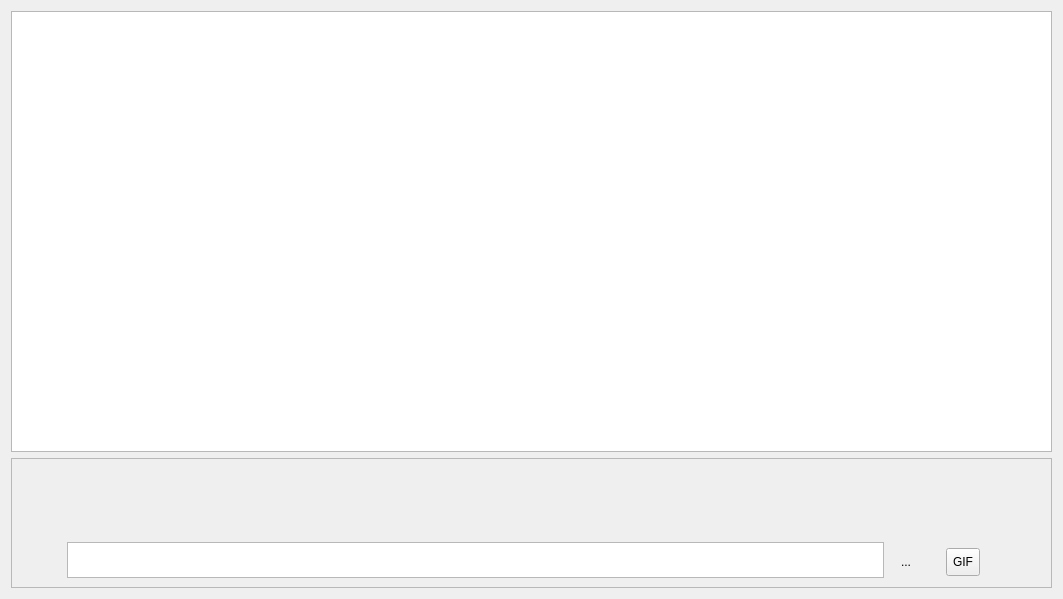
<?xml version="1.0" encoding="UTF-8"?>
<ui version="4.0">
 <class>DirectMessage</class>
 <widget class="QWidget" name="DirectMessage">
  <property name="geometry">
   <rect>
    <x>0</x>
    <y>0</y>
    <width>1063</width>
    <height>599</height>
   </rect>
  </property>
  <property name="windowTitle">
   <string>Form</string>
  </property>
  <property name="autoFillBackground">
   <bool>true</bool>
  </property>
  <property name="styleSheet">
   <string notr="true"/>
  </property>
  <layout class="QVBoxLayout" name="verticalLayout_2">
   <item>
    <widget class="QTextBrowser" name="messageView">
     <property name="font">
      <font>
       <pointsize>8</pointsize>
      </font>
     </property>
    </widget>
   </item>
   <item>
    <widget class="QFrame" name="messageInputFrame">
     <property name="sizePolicy">
      <sizepolicy hsizetype="Preferred" vsizetype="Fixed">
       <horstretch>0</horstretch>
       <verstretch>0</verstretch>
      </sizepolicy>
     </property>
     <property name="minimumSize">
      <size>
       <width>0</width>
       <height>75</height>
      </size>
     </property>
     <property name="maximumSize">
      <size>
       <width>16777215</width>
       <height>16777215</height>
      </size>
     </property>
     <property name="baseSize">
      <size>
       <width>40</width>
       <height>50</height>
      </size>
     </property>
     <property name="autoFillBackground">
      <bool>true</bool>
     </property>
     <property name="styleSheet">
      <string notr="true"/>
     </property>
     <property name="frameShape">
      <enum>QFrame::Shape::StyledPanel</enum>
     </property>
     <property name="frameShadow">
      <enum>QFrame::Shadow::Raised</enum>
     </property>
     <layout class="QVBoxLayout" name="verticalLayout">
      <item>
       <widget class="QScrollArea" name="scrollArea">
        <property name="sizePolicy">
         <sizepolicy hsizetype="Expanding" vsizetype="Preferred">
          <horstretch>0</horstretch>
          <verstretch>0</verstretch>
         </sizepolicy>
        </property>
        <property name="minimumSize">
         <size>
          <width>0</width>
          <height>0</height>
         </size>
        </property>
        <property name="maximumSize">
         <size>
          <width>16777215</width>
          <height>16777215</height>
         </size>
        </property>
        <property name="autoFillBackground">
         <bool>true</bool>
        </property>
        <property name="frameShape">
         <enum>QFrame::Shape::NoFrame</enum>
        </property>
        <property name="widgetResizable">
         <bool>true</bool>
        </property>
        <widget class="QWidget" name="inputAttachments">
         <property name="geometry">
          <rect>
           <x>0</x>
           <y>0</y>
           <width>1025</width>
           <height>68</height>
          </rect>
         </property>
         <property name="sizePolicy">
          <sizepolicy hsizetype="Preferred" vsizetype="Preferred">
           <horstretch>0</horstretch>
           <verstretch>0</verstretch>
          </sizepolicy>
         </property>
         <property name="minimumSize">
          <size>
           <width>0</width>
           <height>0</height>
          </size>
         </property>
         <property name="styleSheet">
          <string notr="true"/>
         </property>
        </widget>
       </widget>
      </item>
      <item>
       <layout class="QHBoxLayout" name="horizontalLayout">
        <item>
         <layout class="QVBoxLayout" name="leftButtonLayout">
          <property name="topMargin">
           <number>4</number>
          </property>
          <item>
           <widget class="QPushButton" name="addAttachButton">
            <property name="sizePolicy">
             <sizepolicy hsizetype="Preferred" vsizetype="Preferred">
              <horstretch>0</horstretch>
              <verstretch>0</verstretch>
             </sizepolicy>
            </property>
            <property name="cursor">
             <cursorShape>PointingHandCursor</cursorShape>
            </property>
            <property name="styleSheet">
             <string notr="true"/>
            </property>
            <property name="text">
             <string/>
            </property>
            <property name="icon">
             <iconset theme="QIcon::ThemeIcon::ListAdd"/>
            </property>
            <property name="iconSize">
             <size>
              <width>24</width>
              <height>24</height>
             </size>
            </property>
            <property name="flat">
             <bool>true</bool>
            </property>
           </widget>
          </item>
         </layout>
        </item>
        <item>
         <widget class="QTextEdit" name="messageInputLine">
          <property name="sizePolicy">
           <sizepolicy hsizetype="Expanding" vsizetype="Preferred">
            <horstretch>0</horstretch>
            <verstretch>0</verstretch>
           </sizepolicy>
          </property>
          <property name="minimumSize">
           <size>
            <width>0</width>
            <height>20</height>
           </size>
          </property>
          <property name="maximumSize">
           <size>
            <width>16777215</width>
            <height>16777215</height>
           </size>
          </property>
          <property name="inputMethodHints">
           <set>Qt::InputMethodHint::ImhDate|Qt::InputMethodHint::ImhMultiLine|Qt::InputMethodHint::ImhTime</set>
          </property>
          <property name="verticalScrollBarPolicy">
           <enum>Qt::ScrollBarPolicy::ScrollBarAlwaysOff</enum>
          </property>
          <property name="horizontalScrollBarPolicy">
           <enum>Qt::ScrollBarPolicy::ScrollBarAlwaysOff</enum>
          </property>
          <property name="sizeAdjustPolicy">
           <enum>QAbstractScrollArea::SizeAdjustPolicy::AdjustToContents</enum>
          </property>
          <property name="autoFormatting">
           <set>QTextEdit::AutoFormattingFlag::AutoAll</set>
          </property>
         </widget>
        </item>
        <item>
         <layout class="QHBoxLayout" name="rightButtonsLayout" stretch="0,0,0">
          <property name="spacing">
           <number>24</number>
          </property>
          <property name="topMargin">
           <number>4</number>
          </property>
          <property name="rightMargin">
           <number>6</number>
          </property>
          <item>
           <widget class="QToolButton" name="emotesButton">
            <property name="minimumSize">
             <size>
              <width>32</width>
              <height>32</height>
             </size>
            </property>
            <property name="maximumSize">
             <size>
              <width>32</width>
              <height>32</height>
             </size>
            </property>
            <property name="cursor">
             <cursorShape>PointingHandCursor</cursorShape>
            </property>
            <property name="text">
             <string>...</string>
            </property>
            <property name="iconSize">
             <size>
              <width>21</width>
              <height>21</height>
             </size>
            </property>
            <property name="autoRaise">
             <bool>true</bool>
            </property>
           </widget>
          </item>
          <item>
           <widget class="QToolButton" name="GIFButton">
            <property name="minimumSize">
             <size>
              <width>28</width>
              <height>28</height>
             </size>
            </property>
            <property name="font">
             <font>
              <pointsize>9</pointsize>
             </font>
            </property>
            <property name="cursor">
             <cursorShape>PointingHandCursor</cursorShape>
            </property>
            <property name="styleSheet">
             <string notr="true"/>
            </property>
            <property name="text">
             <string>GIF</string>
            </property>
            <property name="iconSize">
             <size>
              <width>24</width>
              <height>24</height>
             </size>
            </property>
            <property name="autoRaise">
             <bool>false</bool>
            </property>
           </widget>
          </item>
          <item>
           <widget class="QPushButton" name="sendButton">
            <property name="minimumSize">
             <size>
              <width>28</width>
              <height>28</height>
             </size>
            </property>
            <property name="maximumSize">
             <size>
              <width>32</width>
              <height>32</height>
             </size>
            </property>
            <property name="cursor">
             <cursorShape>PointingHandCursor</cursorShape>
            </property>
            <property name="autoFillBackground">
             <bool>false</bool>
            </property>
            <property name="styleSheet">
             <string notr="true"/>
            </property>
            <property name="text">
             <string/>
            </property>
            <property name="icon">
             <iconset theme="QIcon::ThemeIcon::DocumentSend"/>
            </property>
            <property name="iconSize">
             <size>
              <width>24</width>
              <height>24</height>
             </size>
            </property>
            <property name="shortcut">
             <string/>
            </property>
            <property name="flat">
             <bool>true</bool>
            </property>
           </widget>
          </item>
         </layout>
        </item>
       </layout>
      </item>
     </layout>
    </widget>
   </item>
  </layout>
 </widget>
 <resources/>
 <connections/>
</ui>
